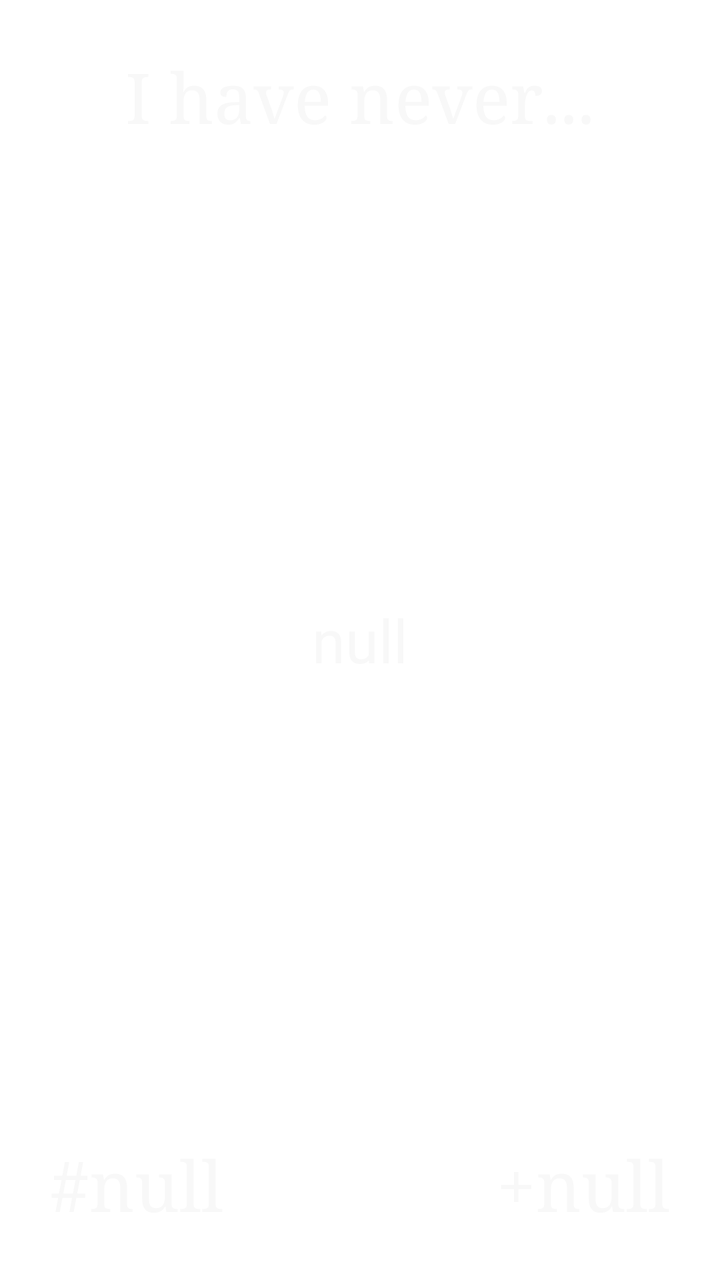
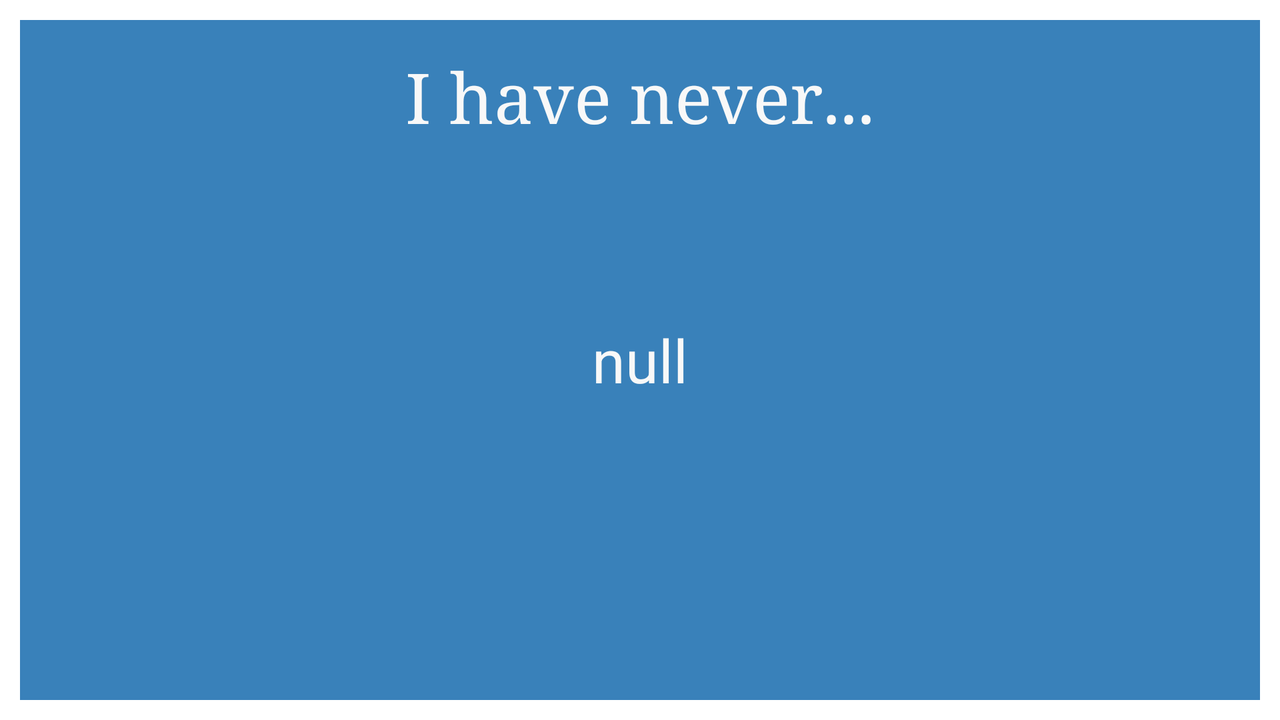

First picture: res/layout/ on a phone held upright. Second picture: the repository's own variant of that layout, on a device whose configuration matches the variant's folder. Source for both follows.
<!-- AndroidManifest.xml: application theme AppTheme -->
<!-- res/layout/card.xml -->
<?xml version="1.0" encoding="utf-8"?>
<FrameLayout xmlns:android="http://schemas.android.com/apk/res/android"
    xmlns:tools="http://schemas.android.com/tools"
    android:layout_gravity="center"
    android:layout_width="match_parent"
    android:layout_height="match_parent"
    android:padding="10dp">

    <View
        android:id="@+id/item_swipe_left_indicator"
        android:alpha="0"
        android:layout_width="20dp"
        android:layout_height="20dp"
        android:layout_margin="10dp"
        android:background="#A5F" />

    <View
        android:id="@+id/item_swipe_right_indicator"
        android:alpha="0"
        android:layout_width="20dp"
        android:layout_height="20dp"
        android:layout_margin="10dp"
        android:layout_gravity="right"
        android:background="#5AF" />

    <TextView
        android:id="@+id/cardText"
        android:textSize="30sp"
        android:textColor="@color/plask_white"
        android:background="@color/plask_card"
        android:gravity="center"
        tools:text="null"
        android:layout_width="match_parent"
        android:layout_height="match_parent"
        android:layout_gravity="center_horizontal|top" />

    <TextView
        android:layout_width="wrap_content"
        android:layout_height="wrap_content"
        android:text="&quot;I have never...&quot;"
        android:id="@+id/textTitle"
        android:layout_gravity="center_horizontal|top"
        android:textColor="@color/plask_white"
        android:textAlignment="center"
        android:singleLine="true"
        android:textSize="35dp"
        android:layout_marginTop="15dp"
        android:typeface="serif" />

    <TextView
        android:layout_width="wrap_content"
        android:layout_height="wrap_content"
        android:text="+null"
        android:id="@+id/cardLikes"
        android:layout_gravity="right|bottom"
        android:textColor="@color/plask_white"
        android:textAlignment="center"
        android:singleLine="true"
        android:textSize="35dp"
        android:layout_margin="15dp"
        android:typeface="serif" />
    <TextView
        android:layout_width="wrap_content"
        android:layout_height="wrap_content"
        android:text="#null"
        android:id="@+id/cardPid"
        android:layout_gravity="left|bottom"
        android:textColor="@color/plask_white"
        android:textAlignment="center"
        android:singleLine="true"
        android:textSize="35dp"
        android:layout_margin="15dp"
        android:typeface="serif" />


</FrameLayout>
<!-- resources referenced by this layout -->
<resources>
  <color name="plask_white">#f8f8f8</color>
</resources>
<!-- res/layout-land/card.xml (the repository's variant of the layout above) -->
<!-- drawn on the phone turned sideways -->
<?xml version="1.0" encoding="utf-8"?>
<FrameLayout xmlns:android="http://schemas.android.com/apk/res/android"
    xmlns:tools="http://schemas.android.com/tools"
    android:layout_gravity="center"
    android:layout_width="match_parent"
    android:layout_height="match_parent"
    android:padding="10dp">

    <View
        android:id="@+id/item_swipe_left_indicator"
        android:alpha="0"
        android:layout_width="20dp"
        android:layout_height="20dp"
        android:layout_margin="10dp"
        android:background="#A5F" />

    <View
        android:id="@+id/item_swipe_right_indicator"
        android:alpha="0"
        android:layout_width="20dp"
        android:layout_height="20dp"
        android:layout_margin="10dp"
        android:layout_gravity="right"
        android:background="#5AF" />

    <TextView
        android:id="@+id/cardText"
        android:textSize="30sp"
        android:textColor="@color/plask_white"
        android:background="@color/plask_status"
        android:gravity="center"
        tools:text="null"
        android:layout_width="match_parent"
        android:layout_height="match_parent"
        android:layout_gravity="center" />

    <TextView
        android:layout_width="wrap_content"
        android:layout_height="wrap_content"
        android:text="&quot;I have never...&quot;"
        android:id="@+id/textTitle"
        android:layout_gravity="center_horizontal|top"
        android:textColor="@color/plask_white"
        android:textAlignment="center"
        android:singleLine="true"
        android:textSize="35dp"
        android:layout_marginTop="15dp"
        android:typeface="serif" />

</FrameLayout>
<!-- resources referenced by the variant -->
<!-- as the phone turned sideways resolves them -->
<resources>
  <color name="plask_status">#3981ba</color>
  <color name="plask_white">#f8f8f8</color>
</resources>
